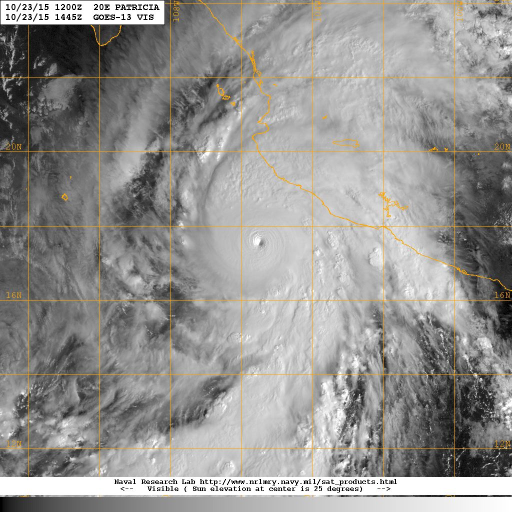
#> input picture RefImages/patVis.jpg, 1024 x 1024 px (shown at 1/2 size)
$ python correct.py
#> lines starting #> are read from the running program, lines starting #| are printed output that depends on the picture
from PIL import Image
import numpy as np

tol = 50

im = Image.open('./patVis.jpg')
#> im is the input picture: PIL image 1024x1024 RGB; mean R, G, B 148.6, 147.2, 144.4

cropSize = 800
im = im.crop((im.width/2-cropSize/2,im.height/2-cropSize/2,im.width/2+cropSize/2,im.height/2+cropSize/2))
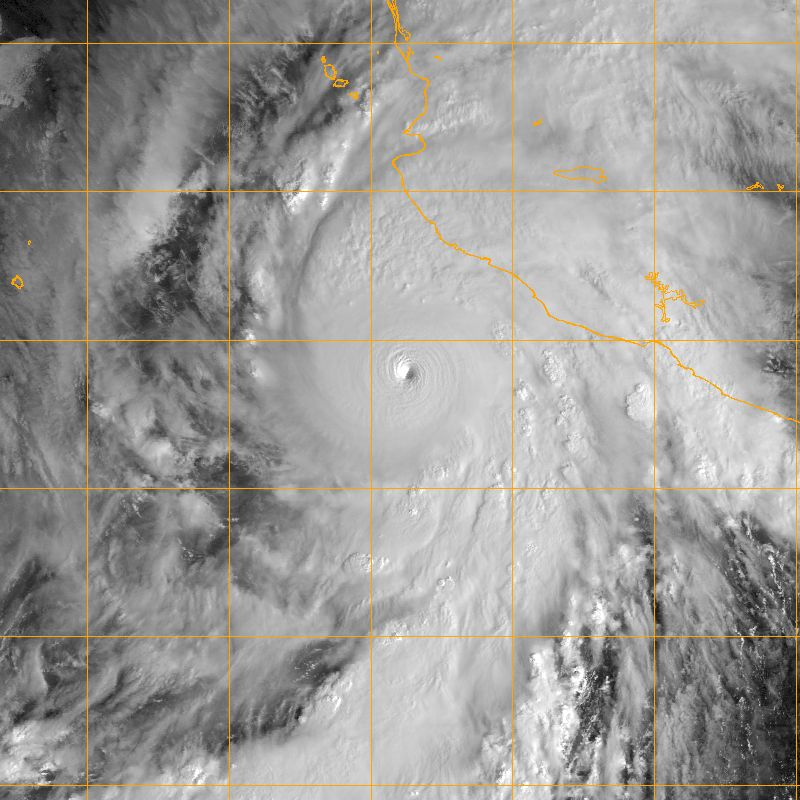
#> im: PIL image 800x800 RGB; mean R, G, B 156, 154.4, 151.3

n = np.array(im)
m = np.empty(n.shape).astype(np.uint8)
for i in range(len(n)):
	print(i)
	for j in range(len(n[i])):
		dif1 = int(n[i][j][0])-int(n[i][j][1])
		dif2 = int(n[i][j][0])-int(n[i][j][2])
		if abs(dif1)<tol and abs(dif2)<tol:
			m[i][j] = n[i][j]
#> this loop made 800 passes
#| 0
#| 1
#| 2
#| 3
#| 4
#| 5
#| 6
#| 7
#> (further printed lines are left out)
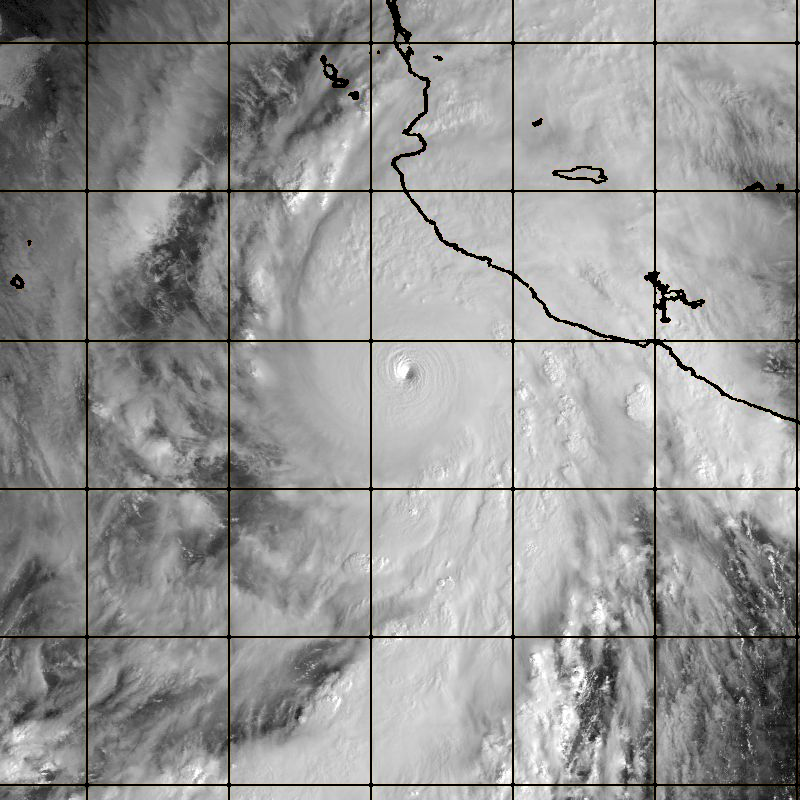
#> m: shape (800, 800, 3); mean R, G, B 148.6, 148.4, 147.7


p = Image.fromarray(m,'RGB')
p.show()
p.convert('P').save('test.GIF')
p.convert('RGB').save('testFullColor.JPG')
